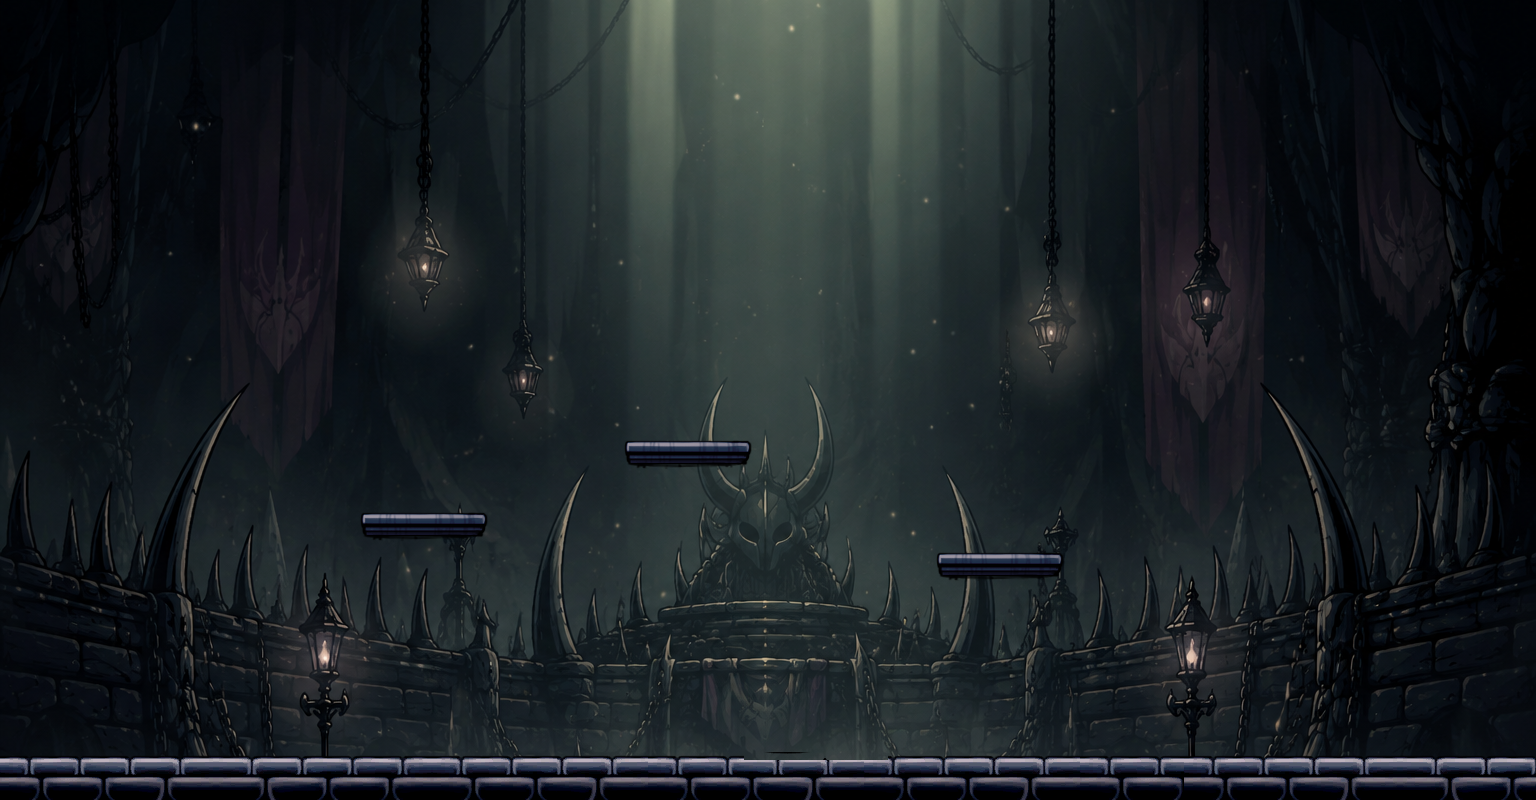

This game map was drawn from its Tiled (.tmx) file and the tilesets committed beside it. A one-line description and the trimmed map source follow:
An orthogonal 192x100 tile map with 8x8 px tiles, 3 tile layers (backgroundimage, background, Tile Layer 1), 4 tilesets and 8 objects (PlayerSpawn).

<map version="1.10" tiledversion="1.12.2" orientation="orthogonal" renderorder="right-down" width="192" height="100" tilewidth="8" tileheight="8" infinite="0" nextlayerid="7" nextobjectid="17">
 <tileset firstgid="1" source="fungd_floor_01.tsx" />
 <tileset firstgid="65" source="cd_floor_02.tsx" />
 <tileset firstgid="481" source="SpriteAtlasTexture-Crossroads (Group 0)-4096x4096-fmt12.tsx" />
 <tileset firstgid="262625" name="ChatGPT Image Jul 12, 2026, 12_44_15 PM" tilewidth="8" tileheight="8" tilecount="24576" columns="192">
  <image source="ChatGPT Image Jul 12, 2026, 12_44_15 PM.png" width="1536" height="1024" />
 </tileset>
 <layer id="6" name="backgroundimage" width="192" height="100">
  <data>[19200 cells, 19200 non-empty, 19200 distinct tile ids]</data>
 </layer>
 <layer id="2" name="background" width="192" height="100">
  <data>[19200 cells, 0 non-empty, 0 distinct tile ids]</data>
 </layer>
 <layer id="1" name="Tile Layer 1" width="192" height="100">
  <data>[19200 cells, 1344 non-empty, 244 distinct tile ids]</data>
 </layer>
 <objectgroup id="4" name="Spawn">
  <object id="1" name="PlayerSpawn" x="96.181" y="534.653">
   <point />
  </object>
 </objectgroup>
 <objectgroup id="5" name="BossSpawn">
  <object id="3" x="1454.03" y="450.969">
   <properties>
    <property name="type" value="" />
   </properties>
   <point />
  </object>
 </objectgroup>
 <objectgroup id="3" name="Collisions">
  <object id="5" x="356.436" y="506.365" width="130.127" height="31.1174" />
  <object id="6" x="619.519" y="441.301" width="127.298" height="22.6308" />
  <object id="7" x="936.351" y="545.969" width="121.641" height="31.1174" />
  <object id="8" x="0" y="752.475" width="1536.61" height="45.2617" />
  <object id="11" x="-291.372" y="-181.047" width="288.543" height="1253.18" />
  <object id="16" x="1536.29" y="-51.8379" width="348.728" height="940.151" />
 </objectgroup>
</map>
